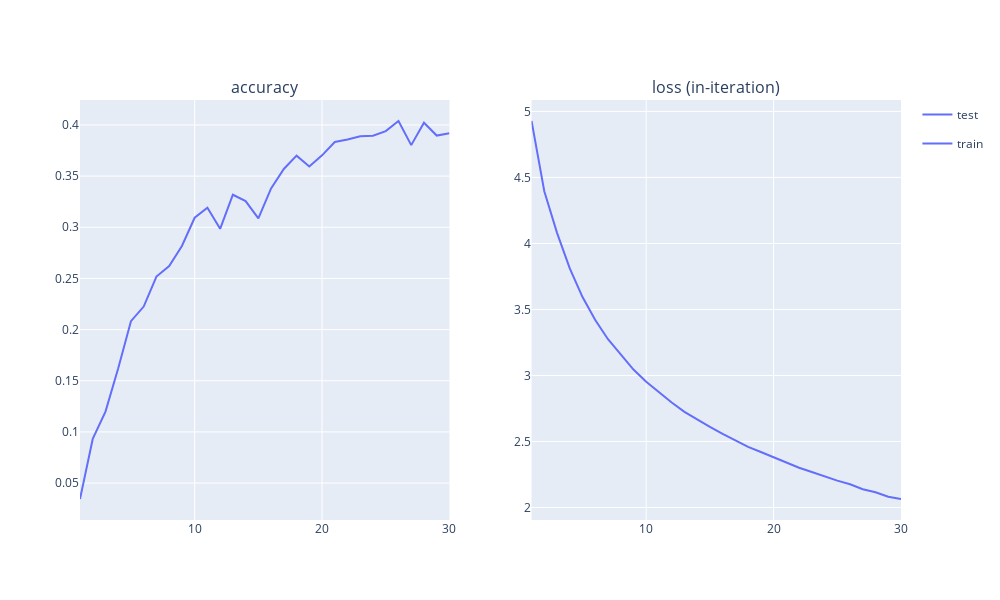

Here is the notebook cell this chart was saved with:
### Code cell
display_no_widgets(plotter)

### Figure 1 — Plotly figure (JSON) as saved in the notebook; plotly's stock layout.template omitted (floating-point values rounded to 4 significant figures)
{"data": [{"hovertemplate": "phase=test<br>epoch=%{x}<br>accuracy=%{y}<extra></extra>", "legendgroup": "test", "marker": {"color": "#636efa", "symbol": "circle"}, "mode": "lines", "name": "test", "orientation": "v", "showlegend": true, "type": "scatter", "x": [1, 2, 3, 4, 5, 6, 7, 8, 9, 10, 11, 12, 13, 14, 15, 16, 17, 18, 19, 20, 21, 22, 23, 24, 25, 26, 27, 28, 29, 30], "xaxis": "x", "y": [0.03443, 0.09315, 0.1198, 0.1621, 0.2082, 0.2225, 0.2519, 0.2621, 0.2817, 0.3093, 0.3191, 0.2985, 0.3318, 0.3256, 0.3086, 0.338, 0.357, 0.37, 0.3594, 0.3703, 0.3834, 0.3857, 0.3889, 0.3895, 0.394, 0.4039, 0.3803, 0.4022, 0.3896, 0.3919], "yaxis": "y"}, {"hovertemplate": "phase=train<br>epoch=%{x}<br>loss (in-iteration)=%{y}<extra></extra>", "legendgroup": "train", "marker": {"color": "#636efa", "symbol": "circle"}, "mode": "lines", "name": "train", "orientation": "v", "showlegend": true, "type": "scatter", "x": [1, 2, 3, 4, 5, 6, 7, 8, 9, 10, 11, 12, 13, 14, 15, 16, 17, 18, 19, 20, 21, 22, 23, 24, 25, 26, 27, 28, 29, 30], "xaxis": "x2", "y": [4.927, 4.395, 4.08, 3.81, 3.593, 3.42, 3.274, 3.156, 3.045, 2.952, 2.872, 2.795, 2.724, 2.666, 2.61, 2.557, 2.508, 2.459, 2.42, 2.382, 2.338, 2.301, 2.268, 2.235, 2.203, 2.176, 2.138, 2.115, 2.081, 2.064], "yaxis": "y2"}], "layout": {"annotations": [{"font": {"size": 16}, "showarrow": false, "text": "accuracy", "x": 0.225, "xanchor": "center", "xref": "paper", "y": 1, "yanchor": "bottom", "yref": "paper"}, {"font": {"size": 16}, "showarrow": false, "text": "loss (in-iteration)", "x": 0.775, "xanchor": "center", "xref": "paper", "y": 1, "yanchor": "bottom", "yref": "paper"}], "height": 600, "showlegend": true, "width": 1000, "xaxis": {"anchor": "y", "domain": [0, 0.45]}, "xaxis2": {"anchor": "y2", "domain": [0.55, 1]}, "yaxis": {"anchor": "x", "domain": [0, 1]}, "yaxis2": {"anchor": "x2", "domain": [0, 1]}}}
